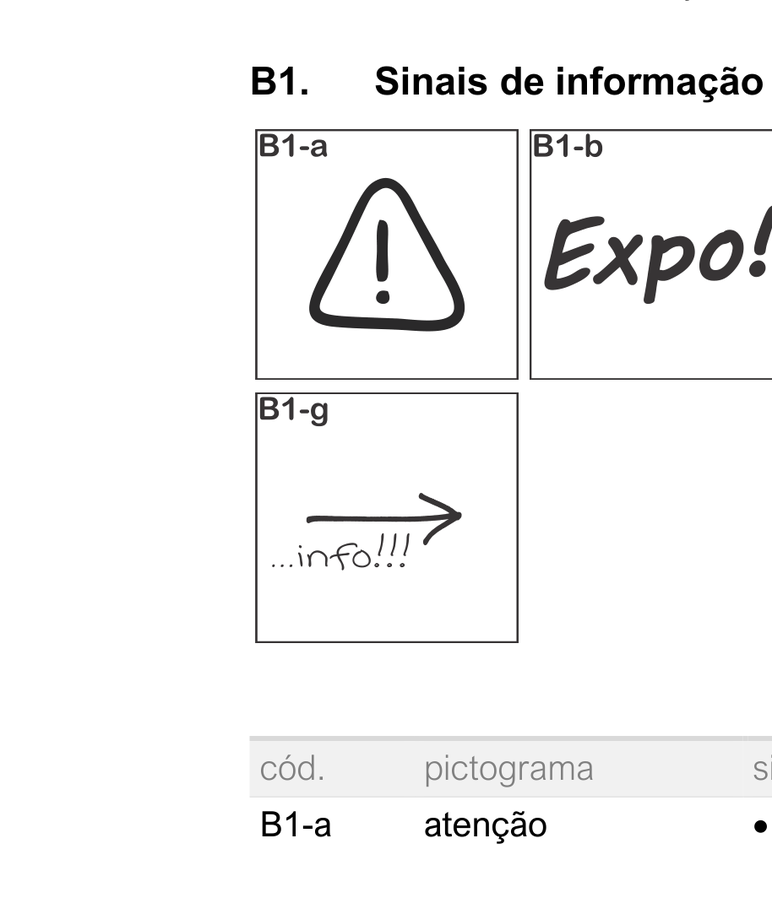
#> input picture pipeline/extracted_icons/B1-a.png, 772 x 914 px, shrunk from 914 x 1083 before the run; its folder holds only this picture in this run
$ python vectorize_real_symbols.py
#> lines starting #> are read from the running program, lines starting #| are printed output that depends on the picture; after the words box and inside, x2 and y2 are one past the last pixel; in counts of white or black regions, pixels touching at a corner belong together
import os
import glob
from PIL import Image
import vtracer

INPUT_DIR = "extracted_icons"
OUTPUT_DIR = "../public/assets/symbols"

def preprocess_image(img_path, temp_path):
#> called with img_path = 'extracted_icons/B1-a.png', temp_path = 'output/temp/B1-a.png'
    with Image.open(img_path) as img:
#> img is the input picture: PIL image 772x914 RGB; mean R, G, B 245.4, 245.3, 245.4
        gray = img.convert('L')
        threshold = 200
        bw = gray.point(lambda x: 0 if x < threshold else 255, '1')
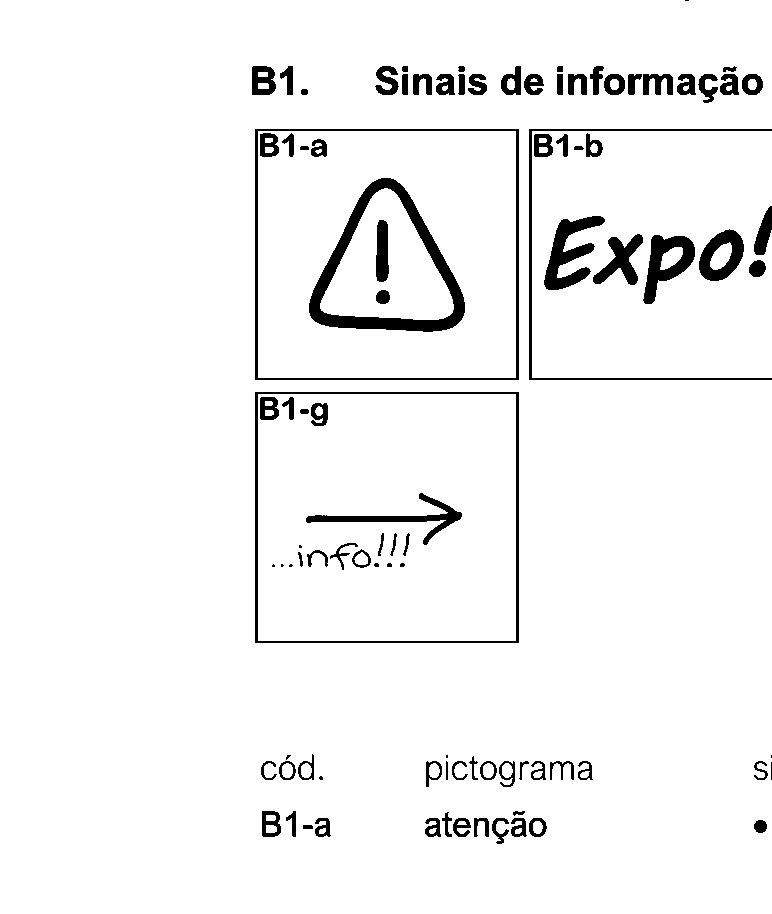
#> bw: PIL image 772x914 1; 95.3% white; 97 black regions (13 under 20 px), largest, box (x1, y1, x2, y2) and area: (309, 178, 465, 332) 5039, (255, 129, 519, 380) 2538, (255, 392, 519, 643) 2538
        bw.save(temp_path)

def vectorize():
    os.makedirs(OUTPUT_DIR, exist_ok=True)
    temp_dir = "output/temp"
    os.makedirs(temp_dir, exist_ok=True)

    files = glob.glob(f"{INPUT_DIR}/*.png")
    print(f"Vectorizing {len(files)} files...")

    for f in files:
        basename = os.path.basename(f).replace(".png", "") # e.g. "B1-a"
        svg_name = basename.replace("-", "_") + ".svg"
        svg_path = os.path.join(OUTPUT_DIR, svg_name)
        temp_img_path = os.path.join(temp_dir, f"{basename}.png")

        try:
            preprocess_image(f, temp_img_path)
            vtracer.convert_image_to_svg_py(
                temp_img_path,
                svg_path,
                colormode='binary',
                hierarchical='stacked',
                mode='polygon',
                filter_speckle=4,
                color_precision=6,
                layer_difference=16,
                corner_threshold=60,
                length_threshold=4.0,
                max_iterations=10,
                splice_threshold=45,
                path_precision=8
            )
#> (this line was passed over: vtracer is not available in this run)
        except Exception as e:
            print(f"Error {basename}: {e}")

    print("Done! Check your browser, the icons should be updated.")

if __name__ == "__main__":
    vectorize()

$ run again, on pipeline/extracted_icons/B1-e.png
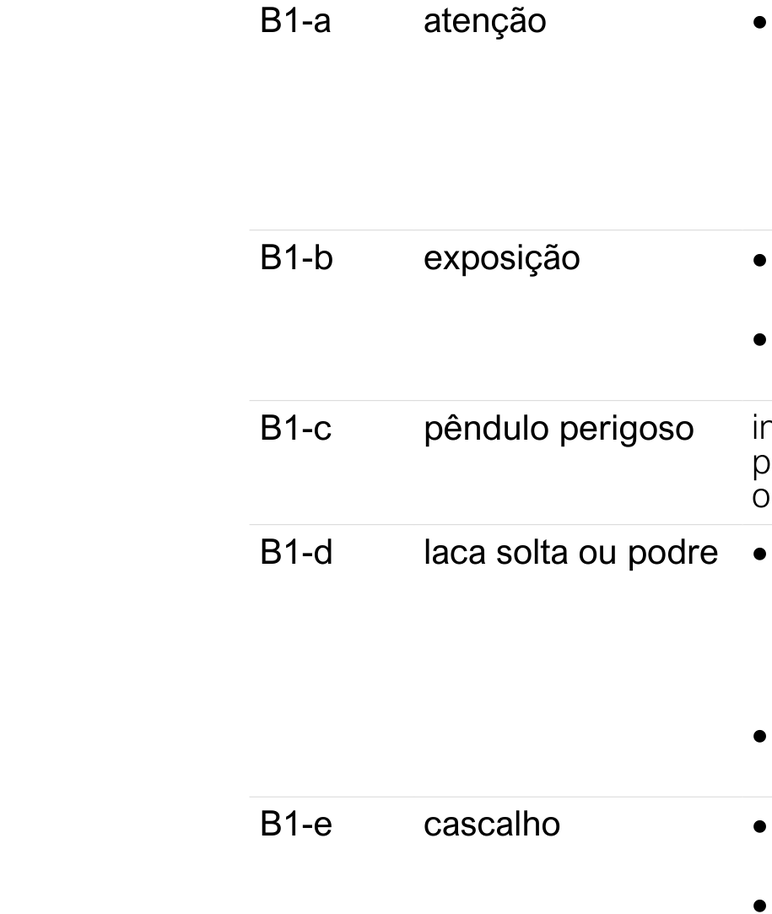
#> input picture pipeline/extracted_icons/B1-e.png, 772 x 914 px, shrunk from 915 x 1083 before the run
#> in preprocess_image, img is the input picture: PIL image 772x914 RGB; min 0, max 255, mean 250.8
#> in preprocess_image, `bw = gray.point(lambda x: 0 if x < threshold else 255, '1')`:
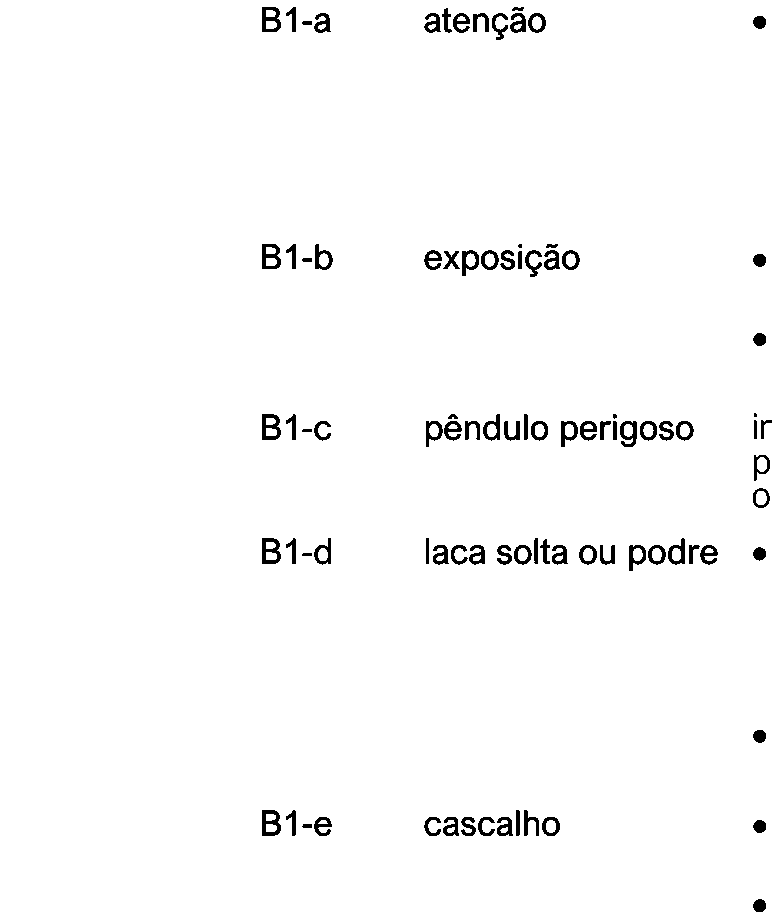
#> bw: PIL image 772x914 1; 98% white; 92 black regions (3 under 20 px), largest, box (x1, y1, x2, y2) and area: (262, 810, 281, 836) 304, (262, 414, 281, 440) 301, (262, 538, 281, 564) 301

$ run again, on pipeline/extracted_icons/B1-f.png
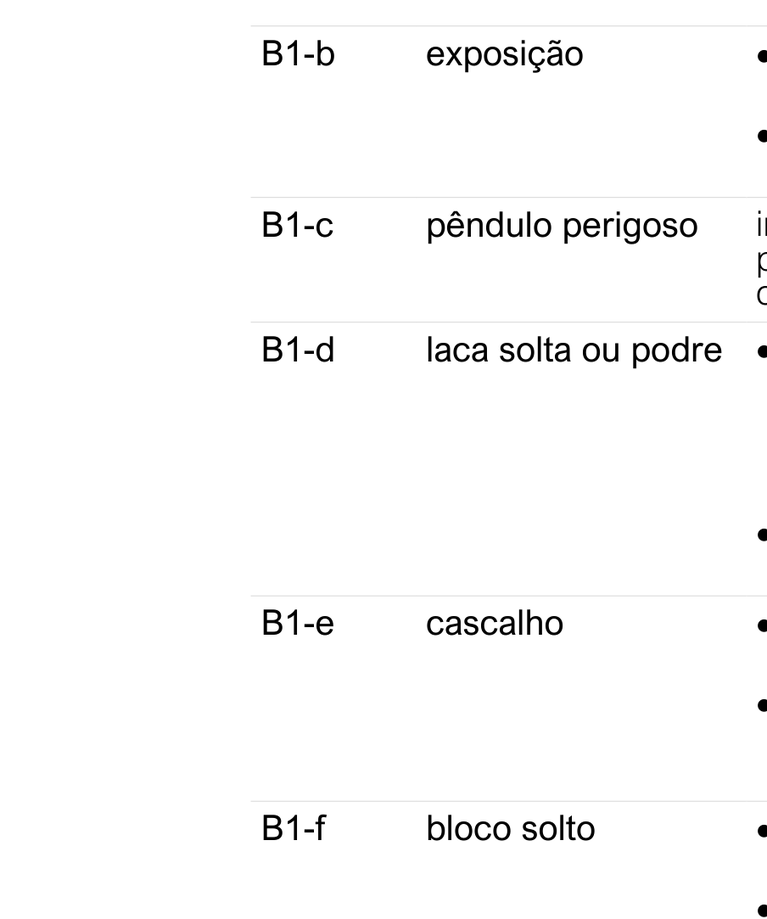
#> input picture pipeline/extracted_icons/B1-f.png, 767 x 919 px, shrunk from 904 x 1083 before the run
#> in preprocess_image, img is the input picture: PIL image 767x919 RGB; min 0, max 255, mean 250.7
#> in preprocess_image, `bw = gray.point(lambda x: 0 if x < threshold else 255, '1')`:
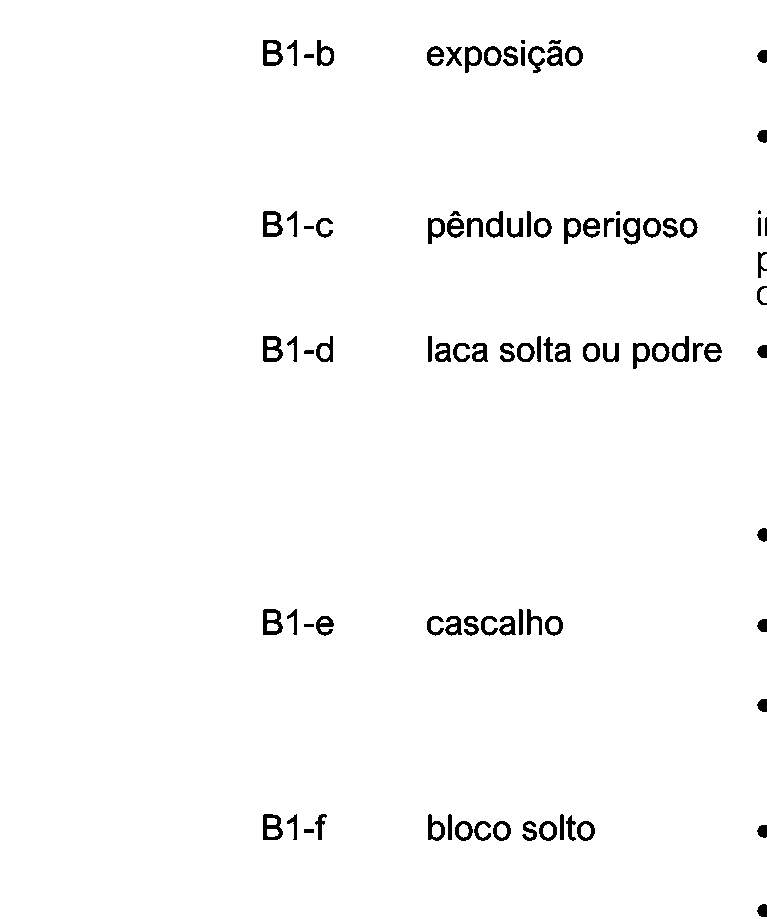
#> bw: PIL image 767x919 1; 98% white; 95 black regions (3 under 20 px), largest, box (x1, y1, x2, y2) and area: (263, 336, 283, 362) 311, (263, 40, 283, 66) 310, (263, 609, 283, 635) 308

$ run again, on pipeline/extracted_icons/B1-g.png
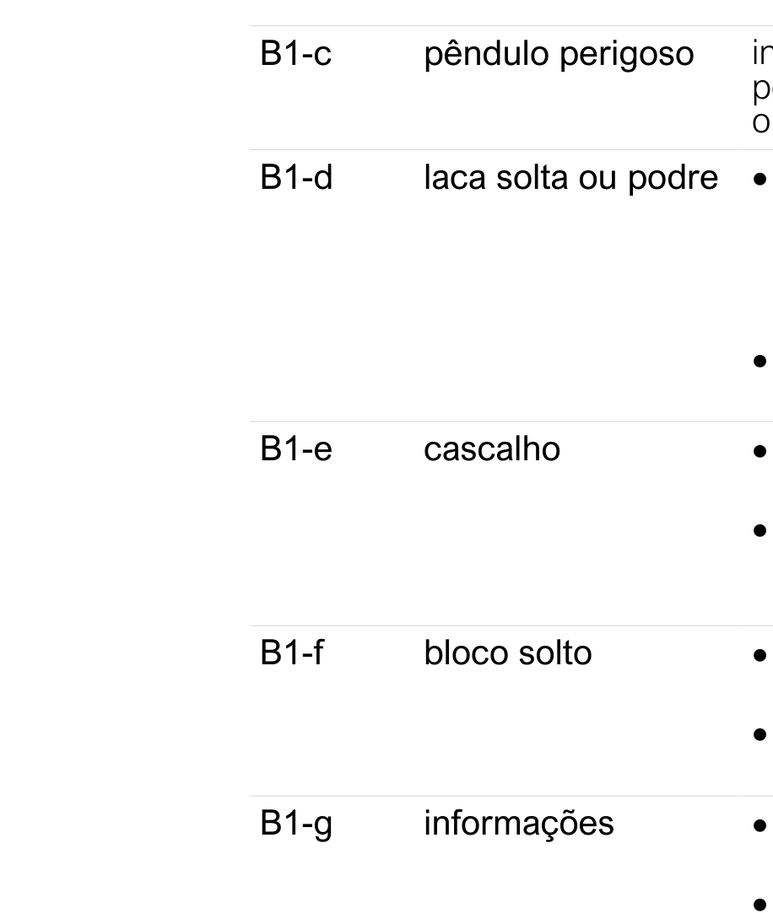
#> input picture pipeline/extracted_icons/B1-g.png, 773 x 913 px, shrunk from 916 x 1083 before the run
#> in preprocess_image, img is the input picture: PIL image 773x913 RGB; min 0, max 255, mean 250.5
#> in preprocess_image, `bw = gray.point(lambda x: 0 if x < threshold else 255, '1')`:
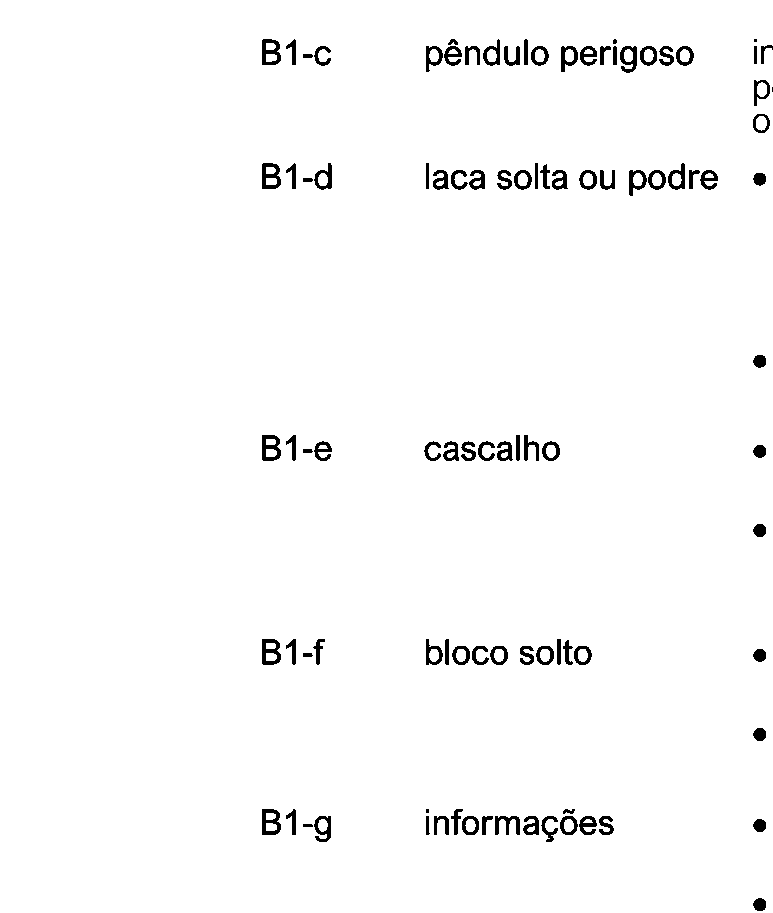
#> bw: PIL image 773x913 1; 97.9% white; 98 black regions (4 under 20 px), largest, box (x1, y1, x2, y2) and area: (262, 163, 281, 189) 305, (262, 435, 281, 461) 304, (262, 639, 281, 665) 304

$ run again, on pipeline/extracted_icons/B1-b.png
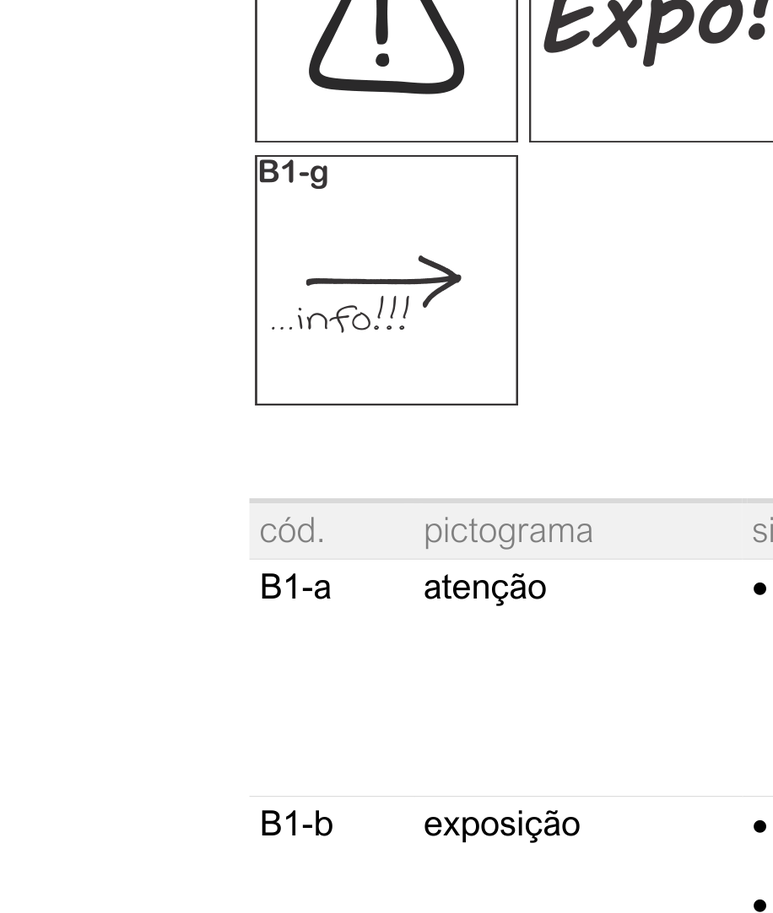
#> input picture pipeline/extracted_icons/B1-b.png, 773 x 913 px, shrunk from 916 x 1083 before the run
#> in preprocess_image, img is the input picture: PIL image 773x913 RGB; mean R, G, B 248, 248, 248
#> in preprocess_image, `bw = gray.point(lambda x: 0 if x < threshold else 255, '1')`:
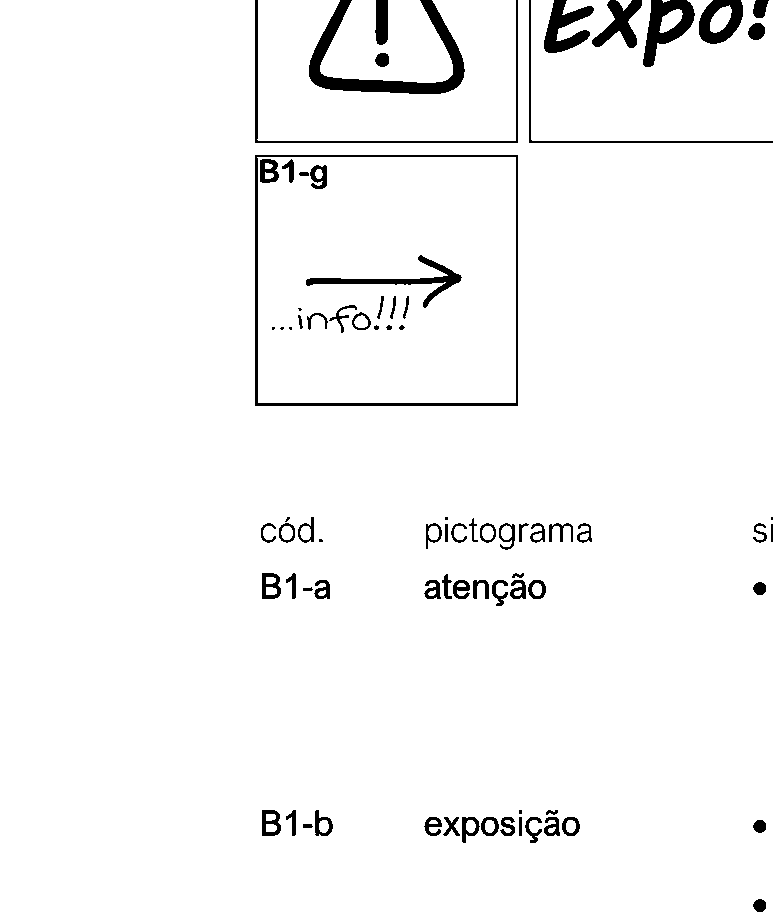
#> bw: PIL image 773x913 1; 96.7% white; 80 black regions (10 under 20 px), largest, box (x1, y1, x2, y2) and area: (309, 0, 465, 94) 3603, (255, 155, 518, 406) 2544, (643, 0, 695, 67) 1608
